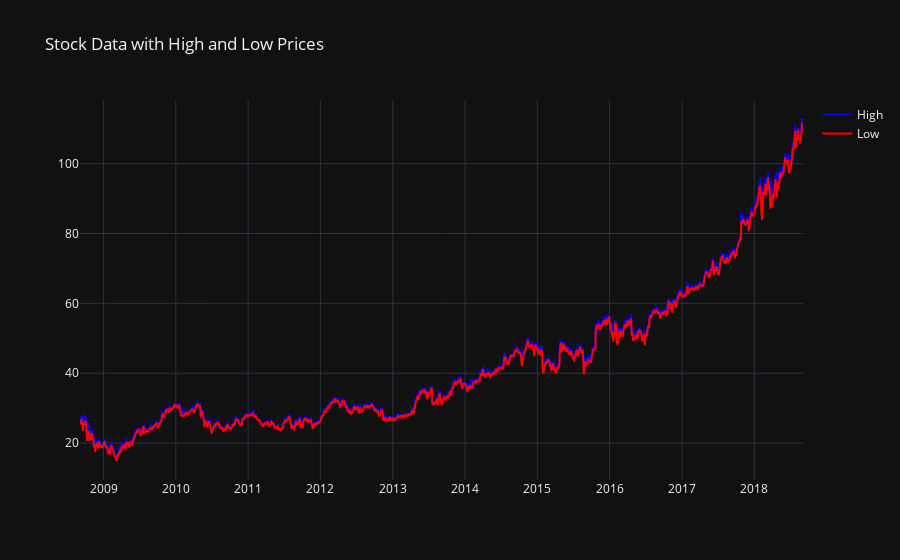

Here is the notebook cell this chart was saved with:
### Code cell
fig1 = go.Figure()

fig1.add_trace(go.Scatter(x=tbl.Date, y=tbl['High'], mode='lines', name='High', marker=dict(color="blue")))
fig1.add_trace(go.Scatter(x=tbl.Date, y=tbl['Low'], mode='lines', name='Low', marker=dict(color="red")))

fig1.update_layout(title='Stock Data with High and Low Prices', template='plotly_dark')

fig1.show()

### Figure 1 — Plotly figure (JSON) as saved in the notebook; plotly's stock layout.template omitted (floating-point values rounded to 4 significant figures; data arrays with more than 128 entries replaced by an {"elided": "..."} marker saying what was removed)
{"data": [{"marker": {"color": "blue"}, "mode": "lines", "name": "High", "type": "scatter", "x": {"elided": "2518 str values"}, "y": {"elided": "2518 float values"}}, {"marker": {"color": "red"}, "mode": "lines", "name": "Low", "type": "scatter", "x": {"elided": "2518 str values"}, "y": {"elided": "2518 float values"}}], "layout": {"autosize": true, "title": {"text": "Stock Data with High and Low Prices"}, "xaxis": {"autorange": true, "range": ["2008-09-04", "2018-09-04"], "type": "date"}, "yaxis": {"autorange": true, "range": [9.431, 118.2], "type": "linear"}}}
